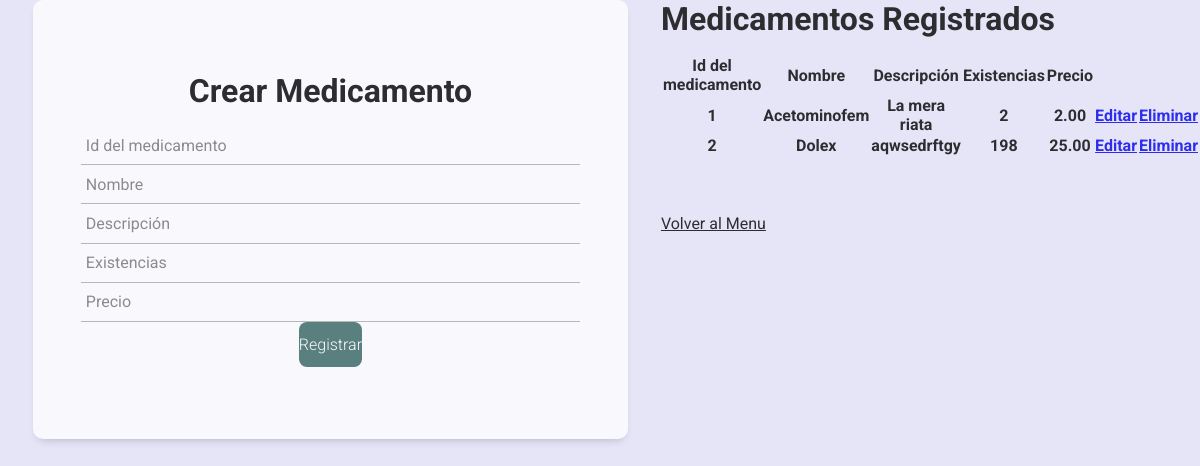
Screenshot of /medicamentos/registro_medicamentos.php with the database file from the repository.
### tables this page shows
CREATE TABLE `medicamentos` (
  `id` int(11) NOT NULL,
  `nombre` varchar(100) NOT NULL,
  `descripcion` varchar(200) NOT NULL,
  `existencias` int(11) NOT NULL,
  `precio` decimal(10,2) DEFAULT NULL
);

### medicamentos/registro_medicamentos.php (the view, shortened to what this page needs)
<?php
$con = connection();
$sql = "SELECT * FROM medicamentos";
$query = mysqli_query($con, $sql);
?>
<!DOCTYPE html>
<html lang="en">
<head>
    <link rel="stylesheet" href="../css/estilos.css">
</head>
<body>
    <div class="form_group">
        <form action="" method="POST" class="form">
            <h1 class="form_title">Crear Medicamento</h1>
            <input class="form_input" type="number" name="id" placeholder="Id del medicamento" required>
            <input class="form_input" type="text" name="nombre" placeholder="Nombre" required>
            <input class="form_input" type="text" name="descripcion" placeholder="Descripción" required>
            <input class="form_input" type="number" name="existencias" placeholder="Existencias" required>
            <input class="form_input" type="decimal" name="precio" placeholder="Precio" required>
            <input class="form_submit" type="submit" value="Registrar">
        </form>
    </div>
    <div>
        <h2 class="form_title">Medicamentos Registrados</h2>
        <table class="form_group">
            <thead>
                <tr>
                    <th>Id del medicamento</th>
                    <th>Nombre</th>
                    <th>Descripción</th>
                    <th>Existencias</th>
                    <th>Precio</th>
                </tr>
            </thead>
            <tbody>
                <?php
                while ($row = mysqli_fetch_array($query)):
                    ?>
                    <tr>
                        <th>
                            <?= $row['id'] ?>
                        </th>
                        <th>
                            <?= $row['nombre'] ?>
                        </th>
                        <th>
                            <?= $row['descripcion'] ?>
                        </th>
                        <th>
                            <?= $row['existencias'] ?>
                        </th>
                        <th>
                            <?= $row['precio'] ?>
                        </th>
                        <th><a href="editar_medicamentos.php?id=<?= $row['id'] ?>">Editar</a></th>
                        <th><a href="eliminar_medicamentos.php?id=<?= $row['id'] ?>"
                                onclick="return confirm('¿Estás seguro de que quieres eliminar este medicamento?')">Eliminar</a>
                        </th>
                    </tr>
                    <?php
                endwhile;
                ?>
            </tbody>
        </table>
        <br><br><br>
        <a href="../menu.php" class="form_link">Volver al Menu</a>
    </div>
</body>
</html>

### css/estilos.css (style rules this page uses)
* { margin:0; padding:0; box-sizing:border-box; }
body { font-family: 'Roboto', sans-serif; background-color: #e5e5f7; width:100%; opacity: 0.8; background-image: radial-gradient(#d17cf9 0.5px, transparent 0.5px), radial-gradient(#d17cf9 0.5px, #e5e5f7 0.5px); display:flex; min-height:100vh; }
.form { background-color:#FFF; margin:auto; width:90%; max-width:1000px; padding: 4.5em 3em; border-radius: 10px; box-shadow: 0 5px 10px -5px rgb(0 0 0/ 30%); text-align:center; }
.form_title { font-size:2rem; margin-bottom:.5em; }
.form_link { font-weight:400; color:#000; }
.form_group { position: relative; --color:#5757577e; }
.form_input { width: 100%; background: none; color: #706c6c; font-size: 1rem; padding: .6em .3em; border: none; outline: none; border-bottom: 1px solid var(--color); font-family: 'Roboto', sans-serif; }
.form_input:not(:placeholder-shown) { color:#4d4646; }
.form_submit { background-color:#386662; color:#fff; font-family: 'Roboto', sans-serif; font-weight:300; font-size: 1rem; padding: .8em 0; border:none; border-radius: .5em; cursor:pointer; }

### rows the page displays
medicamentos: id "1", nombre "Acetominofem", descripcion "La mera riata", existencias "2", precio "2.00"
medicamentos: id "2", nombre "Dolex", descripcion "aqwsedrftgy", existencias "198", precio "25.00"
